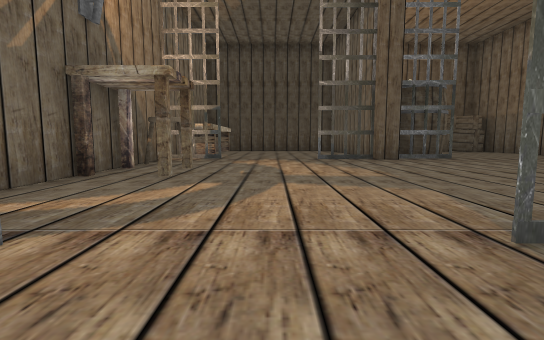
View 1 (above)

14 first-person views from a walk through a Unity game level. The camera is 0.51 m above the floor, tilts 6° down and sees 85° across. The floor is counted in squares, 1 m on a side. Each view is taken from the middle of a square. On the plan, view 1 faces up. The plan holds only what a view shows up to about 9 squares ahead; the rest is blank. The place goes on beyond the plan. The player character is not drawn. Some animated figures are left out. Door leaves are left out, so doorways stand open.

View 2
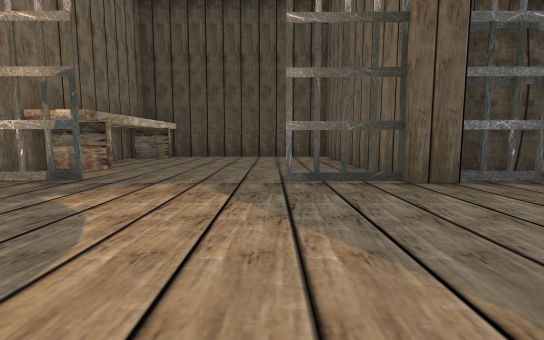

View 3
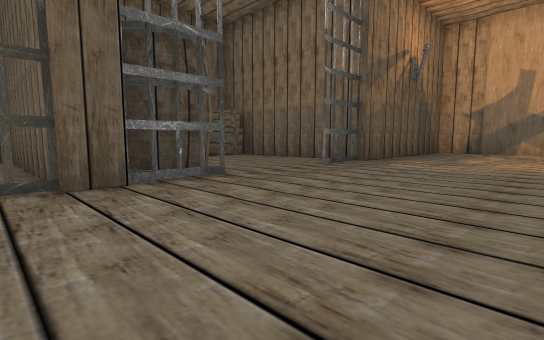

View 4
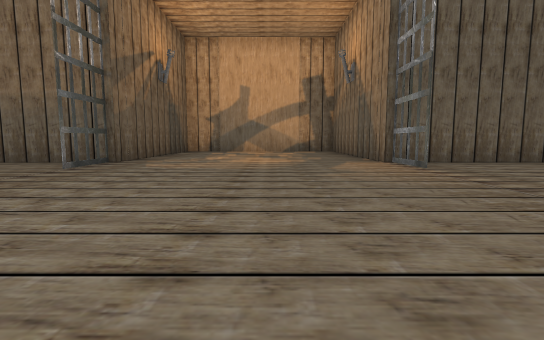

View 5
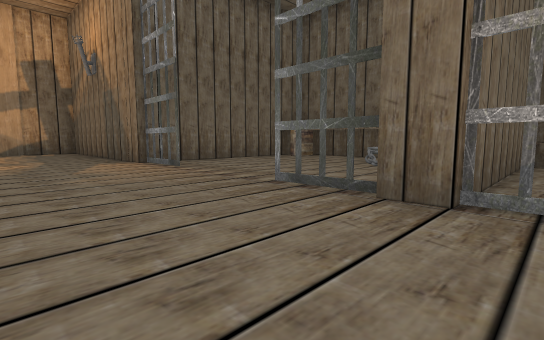

View 6
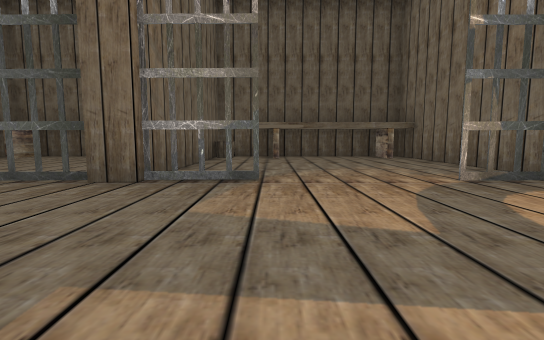

View 7
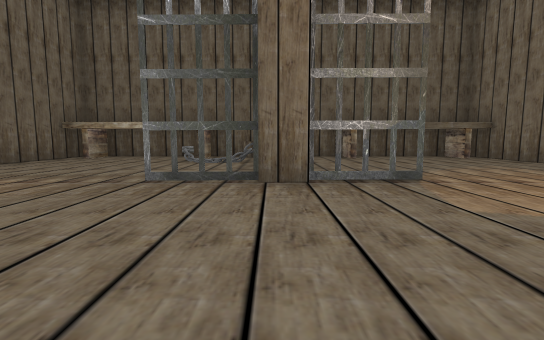

View 8
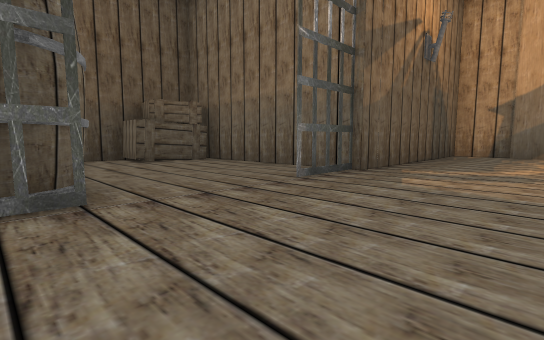

View 9
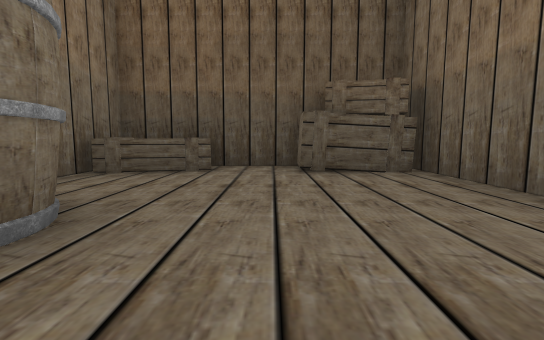

View 10
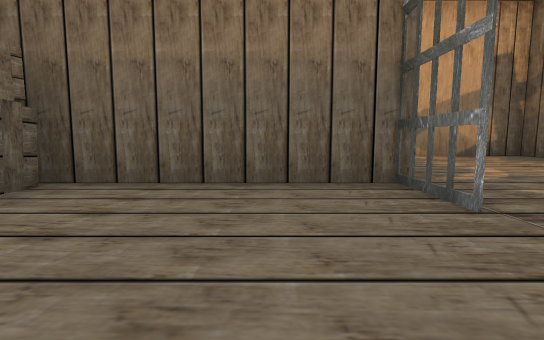

View 11
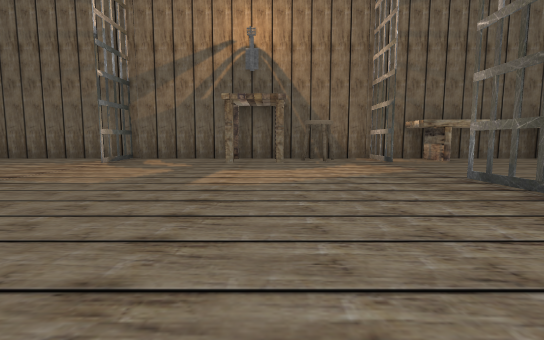

View 12
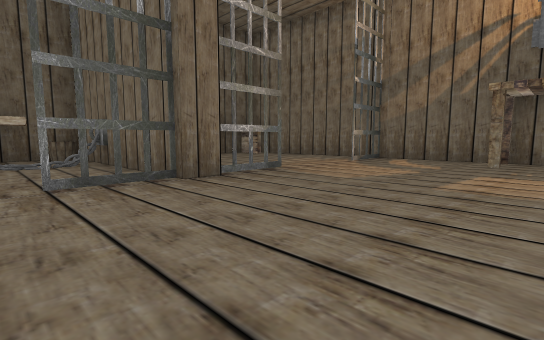

View 13
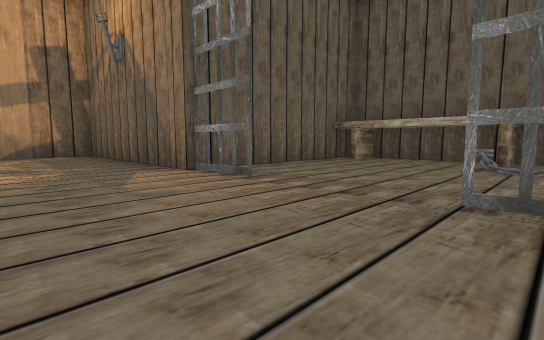

View 14
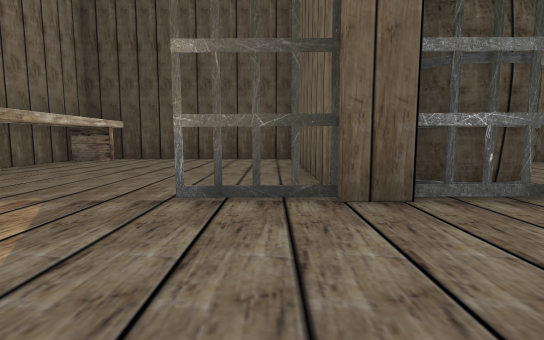

### Floor plan
Key: @ floor where view 1 was taken; # wall or solid block; . floor; D open door; B barrel; S stool; C crate; U bucket; O other object.
Columns run from 3 left of view 1 to 14 right of it. Each row starts with its distance up from view 1.
 13 ###########
 12 #O....#CC.CC#
 11 #.....#.....#
 10 #.....#...DD#
  9 #ODD..# ..DD#
  8 ##DD..#BB.DD######
  7 #....##...##.....#
  6 #S...............#
  5 ##...............#
  4 ##...............#
  3 #................#
  2 #................#
  1 ##DDD###DDD#######
  0 #..@..#.....#
 -1 #.....#.....#
 -2 #.....O.O...#
 -3 #O..OU#UO..O
 -4 ############

Positions as (right, up) in squares from view 1, and headings:
1: (0, 0), facing up
2: (1, 4), facing up
3: (2, 4), facing up-right
4: (2, 4), facing right
5: (2, 4), facing down-right
6: (1, 5), facing down
7: (3, 5), facing down
8: (4, 5), facing up-right
9: (6, 7), facing up
10: (5, 9), facing right
11: (5, 5), facing left
12: (5, 5), facing down-left
13: (4, 4), facing down-right
14: (2, 5), facing up
